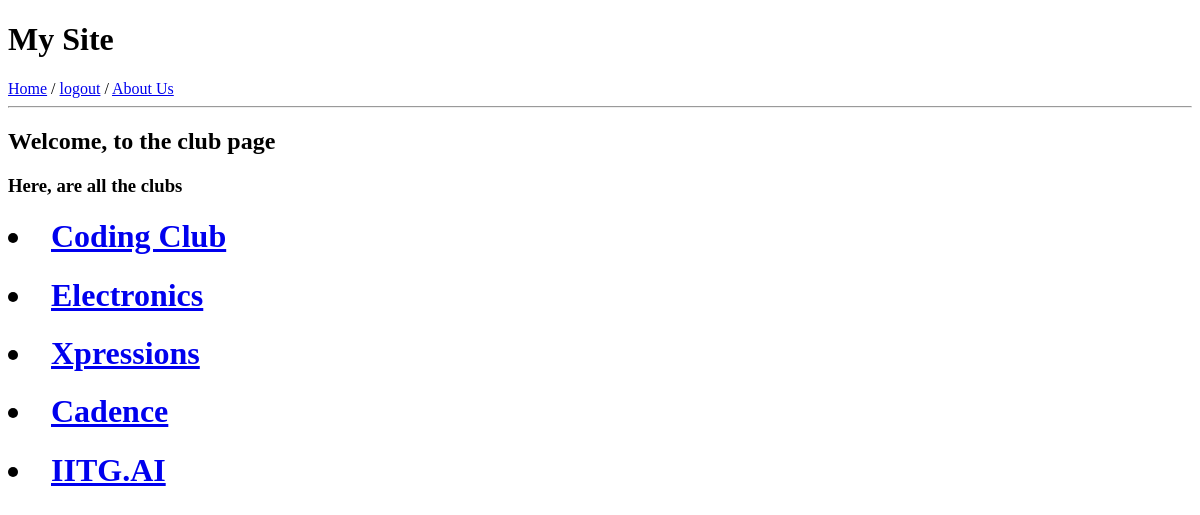
/club/ (signed in), run on an earlier commit of the app's database.
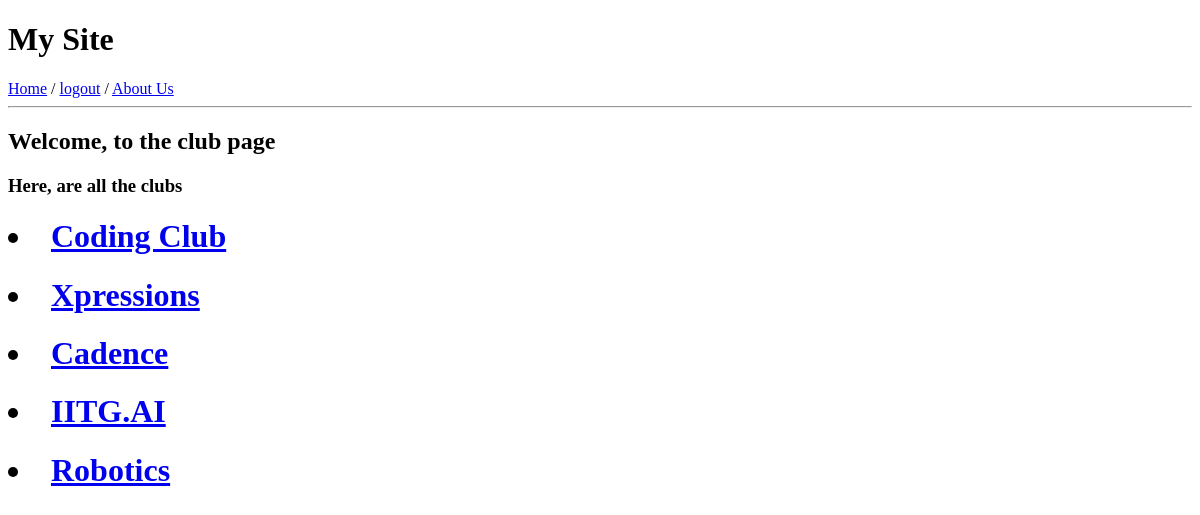
And on a later commit of the database.
### club/models.py (models this page shows, shortened)
class Club(models.Model):
        club_name = models.CharField(max_length=50, choices=CLUBS)
        secretary = models.CharField(max_length=30)
        club_id= models.CharField(max_length=50)

### club/views.py (the view)
# urls.py: path('', views.index, name='index'),
@login_required(login_url="/login/")
def index(request):
    all_clubs = Club.objects.all()
    context = {'all_clubs': all_clubs}
    return render(request, 'clubs.html', context)

### clubevents/templates/clubs.html
{% extends 'base.html' %}
{% block content %}
  <h2>Welcome, to the club page</h2>
  {% if all_clubs %}
    <h3>Here, are all the clubs</h3>
    {% for club in all_clubs %}
        <h1><li><a href= "{% url 'detail' club.club_id %}"  >{{ club.club_name }}</a></li></h1>
    {% endfor %}
  {% else %}
    <h3>No clubs</h3>
  {% endif %}
{% endblock %}

### clubevents/templates/base.html (shortened to what this page needs)
<!DOCTYPE html>
<html lang="en">
  <head>
  </head>
  <body>
    <header>
      <h1>My Site</h1>
        <a href="{% url 'home' %}">Home</a> /
      {% if user.is_authenticated %}
        <a href="{% url 'logout' %}">logout</a>
      {% else %}
        <a href="{% url 'login' %}">login</a> / <a href="{% url 'signup' %}">signup</a>
      {% endif %}
        / <a href="{% url 'AboutUs' %}">About Us</a>
      <hr>
    </header>
    <main>
      {% block content %}
      {% endblock %}
    </main>
  </body>
</html>

What changed in the data, as far as the page shows it:
removed Club: club_name "Electronics"
added Club: club_name "Robotics"
